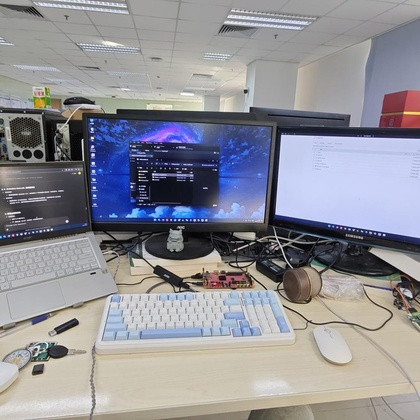
#> input picture finial_product/python_code/test/1024x1024.jpg, 420 x 420 px, shrunk from 1024 x 1024 before the run, found by its file name
$ jupyter execute --allow-errors main.ipynb
#> lines starting #> are read from the running program, lines starting #| are printed output that depends on the picture
[cell 1]
#解压test的图像
import zipfile
import os

# 定义文件路径
zip_file = "test.zip"  # 压缩文件
output_dir = "image"  # 解压到的目标文件夹

# 创建目标文件夹（如果不存在）
os.makedirs(output_dir, exist_ok=True)

# 解压缩
#> (the rest of this cell did not finish here and is left out)

[cell 2]
import os

# 指定文件夹路径
folder_path = "./image/test"

# 遍历文件夹下的所有文件
file_list = []
for root, dirs, files in os.walk(folder_path):
    for file in files:
        file_list.append(os.path.join(root, file))  # 记录文件的完整路径

# 打印所有文件路径
for file_path in file_list:
    print(file_path)

[cell 3]
import cv2 as cv
from matplotlib import pyplot as plt
import numpy as np
import time
import copy
gray = cv.imread("./image/test/1024x1024.jpg", cv.IMREAD_GRAYSCALE)
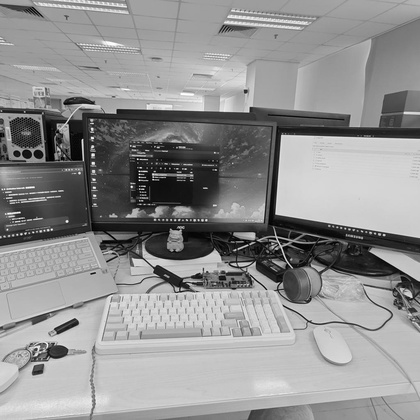
#> gray: shape (420, 420); min 0, max 255, mean 144.4
plt.imshow(gray, cmap="gray")

[cell 4]
from pynq import Overlay, allocate

#> (the rest of this cell did not finish here and is left out)

[cell 5]
import time

#> (the rest of this cell did not finish here and is left out)

[cell 6]
# Apply Sobel filter to get the gradients in X and Y direction
# The Sobel operator calculates the gradient of the image intensity at each pixel

start_time_python = time.time()

Gx = cv.Sobel(gray, cv.CV_16U, 1, 0, ksize=3)  # Gradient in X direction
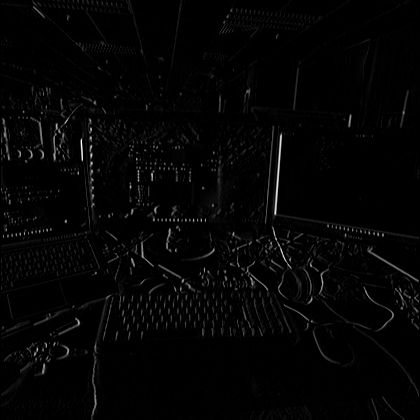
#> Gx: shape (420, 420) uint16; min 0, max 887, mean 15.7; drawn with min black and max white
Gy = cv.Sobel(gray, cv.CV_16U, 0, 1, ksize=3)  # Gradient in Y direction
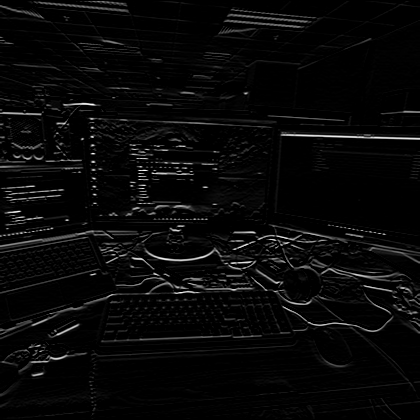
#> Gy: shape (420, 420) uint16; min 0, max 803, mean 27.4; drawn with min black and max white

# Compute the gradient magnitude
G = np.sqrt(Gx**2 + Gy**2)
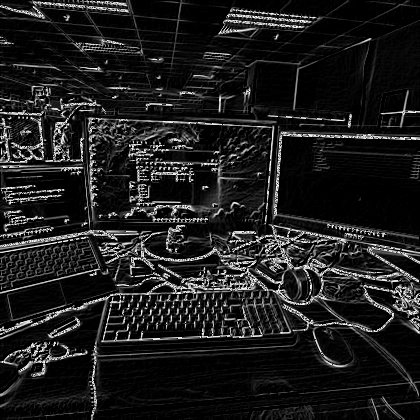
#> G: shape (420, 420) float32; min 0, max 256, mean 30.3; drawn with min black and max white
# Convert to 8-bit image for display
G_python = G.astype(np.uint8)

end_time_python = time.time()

time_python = end_time_python - start_time_python

print("Time cost with software：{}s".format(time_python))

plt.title("Sobel in OpenCV-Python")
# save image
plt.savefig("output/1024_python.png")

plt.imshow(G_python, cmap="gray")

[cell 7]
import cv2 as cv
from matplotlib import pyplot as plt
import numpy as np
import time
import copy
gray = cv.imread("./image/test/2048x2048.jpg", cv.IMREAD_GRAYSCALE)
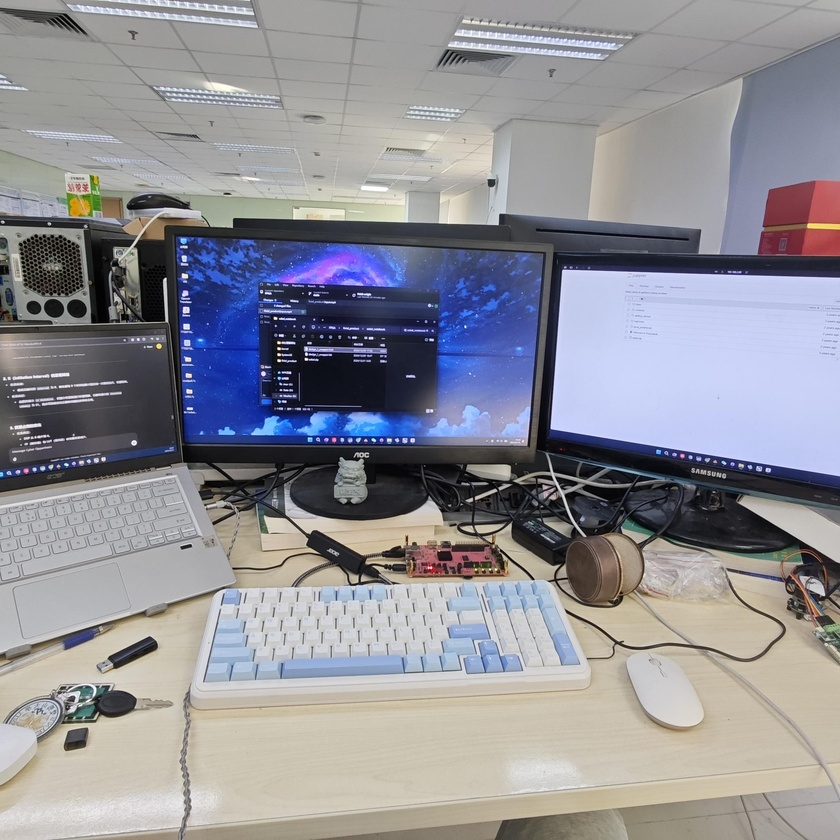
#> input picture finial_product/python_code/test/2048x2048.jpg, 840 x 840 px, shrunk from 2048 x 2048 before the run, found by its file name
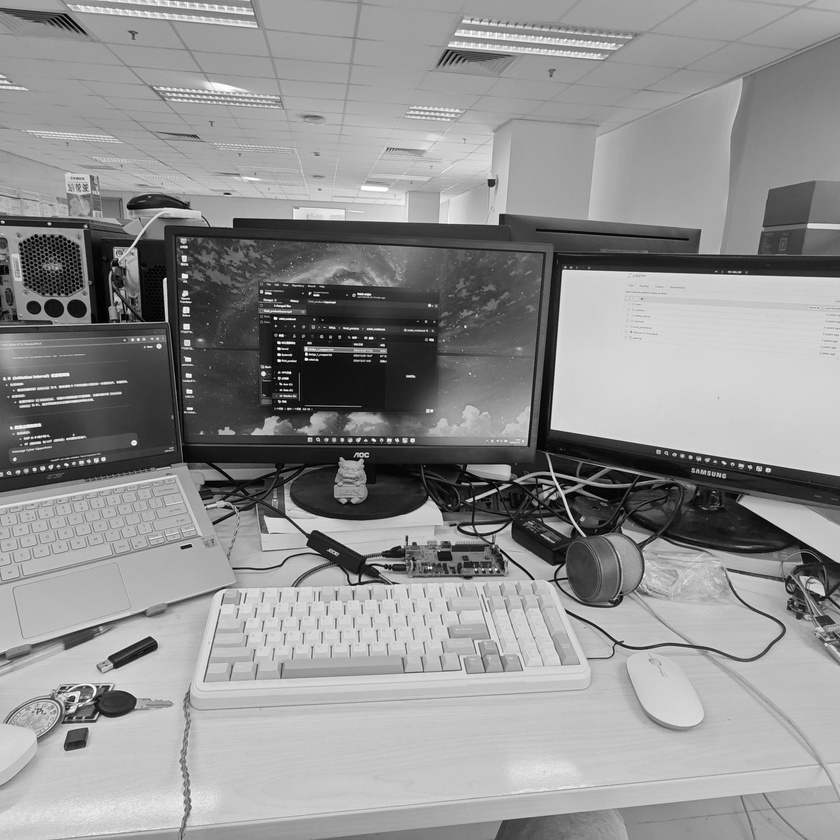
#> gray: shape (840, 840); min 0, max 255, mean 144.4
plt.imshow(gray, cmap="gray")

[cell 8]
from pynq import Overlay, allocate

#> (the rest of this cell did not finish here and is left out)

[cell 9]
import time

#> (the rest of this cell did not finish here and is left out)

[cell 10]
# Apply Sobel filter to get the gradients in X and Y direction
# The Sobel operator calculates the gradient of the image intensity at each pixel

start_time_python = time.time()

Gx = cv.Sobel(gray, cv.CV_16U, 1, 0, ksize=3)  # Gradient in X direction
#> Gx: shape (840, 840) uint16
Gy = cv.Sobel(gray, cv.CV_16U, 0, 1, ksize=3)  # Gradient in Y direction
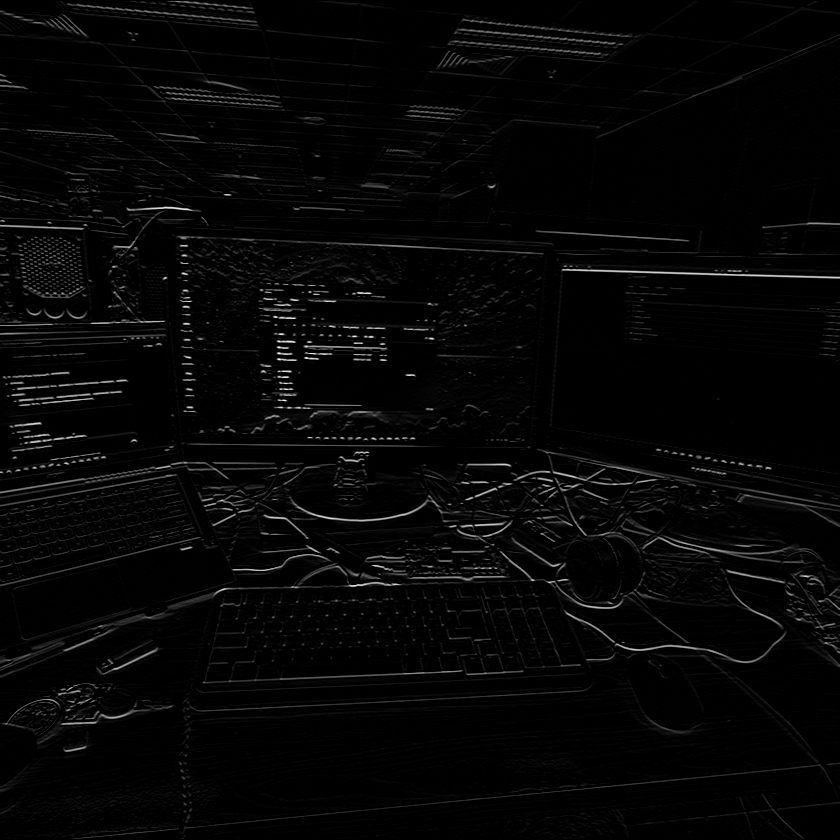
#> Gy: shape (840, 840) uint16; min 0, max 899, mean 21.5; drawn with min black and max white

# Compute the gradient magnitude
G = np.sqrt(Gx**2 + Gy**2)
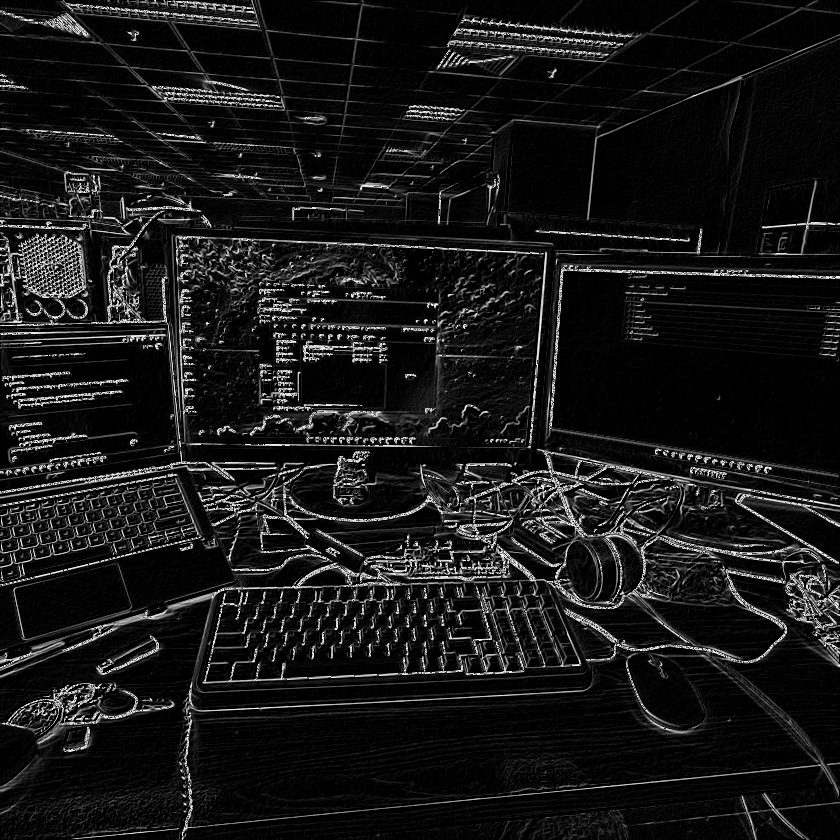
#> G: shape (840, 840) float32; min 0, max 256, mean 24.3; drawn with min black and max white
# Convert to 8-bit image for display
G_python = G.astype(np.uint8)
#> G_python: shape (840, 840)

end_time_python = time.time()

time_python = end_time_python - start_time_python

print("Time cost with software：{}s".format(time_python))

plt.title("Sobel in OpenCV-Python")

plt.imshow(G_python, cmap="gray")
